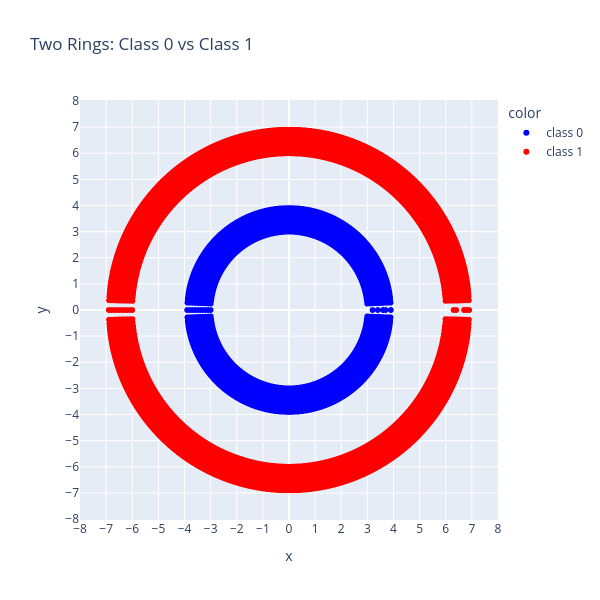

The notebook cell saved with this chart:
### Markdown cell above
## Generating the dataset

1. Creating two full rings

### Code cell
# Generate points for class 0 (inner ring)
x_inner, y_inner = gen_ring_points(3, 4)
# Generate points for class 1 (outer ring)
x_outer, y_outer = gen_ring_points(6, 7)

# Combine coordinates
x_all = torch.cat([x_inner, x_outer])
y_all = torch.cat([y_inner, y_outer])

# Create labels
labels = ["class 0"] * x_inner.shape[0] + ["class 1"] * x_outer.shape[0]

fig = px.scatter(
    x=x_all.numpy(),
    y=y_all.numpy(),
    range_x=[-8, 8],
    range_y=[-8, 8],
    color=labels,
    color_discrete_map={"class 0": "blue", "class 1": "red"},
    width=600,
    height=600,
    title="Two Rings: Class 0 vs Class 1"
)

# Ensure the aspect ratio is 1:1 and show all integer values on axes
fig.update_xaxes(dtick=1)
fig.update_yaxes(scaleanchor="x", scaleratio=1, dtick=1)

fig.show()

### Figure 1 — Plotly figure (JSON) as saved in the notebook; plotly's stock layout.template omitted (floating-point values rounded to 4 significant figures; data arrays with more than 128 entries replaced by an {"elided": "..."} marker saying what was removed)
{"data": [{"hovertemplate": "color=class 0<br>x=%{x}<br>y=%{y}<extra></extra>", "legendgroup": "class 0", "marker": {"color": "blue", "symbol": "circle"}, "mode": "markers", "name": "class 0", "showlegend": true, "type": "scattergl", "x": {"elided": "13810 float values"}, "xaxis": "x", "y": {"elided": "13810 float values"}, "yaxis": "y"}, {"hovertemplate": "color=class 1<br>x=%{x}<br>y=%{y}<extra></extra>", "legendgroup": "class 1", "marker": {"color": "red", "symbol": "circle"}, "mode": "markers", "name": "class 1", "showlegend": true, "type": "scattergl", "x": {"elided": "25810 float values"}, "xaxis": "x", "y": {"elided": "25810 float values"}, "yaxis": "y"}], "layout": {"height": 600, "legend": {"title": {"text": "color"}, "tracegroupgap": 0}, "title": {"text": "Two Rings: Class 0 vs Class 1"}, "width": 600, "xaxis": {"anchor": "y", "domain": [0, 1], "dtick": 1, "range": [-8, 8], "title": {"text": "x"}}, "yaxis": {"anchor": "x", "domain": [0, 1], "dtick": 1, "range": [-8, 8], "scaleanchor": "x", "scaleratio": 1, "title": {"text": "y"}}}}
